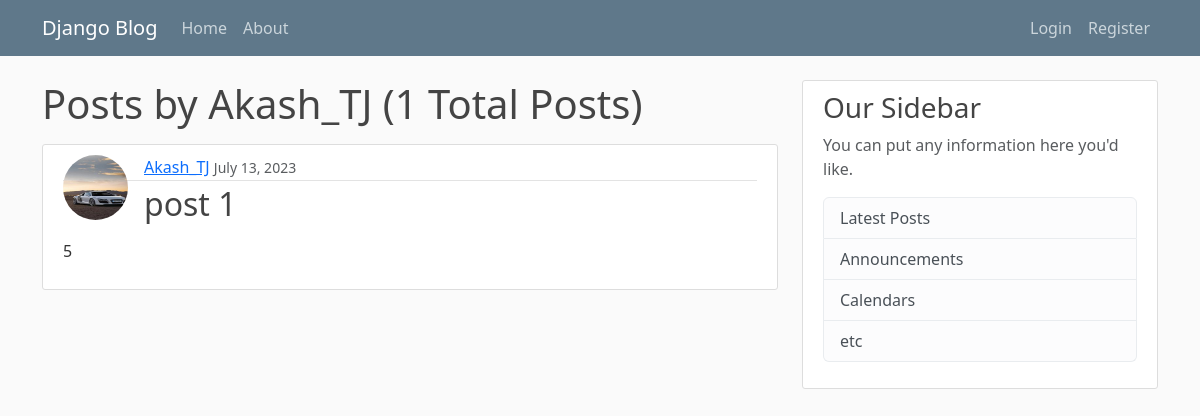
Screenshot of /user/Akash_TJ/ with the database file from the repository.
### blog/models.py (models this page shows, shortened)
class Post(models.Model):
  title = models.CharField(max_length=100)
  content = models.TextField()
  date_posted = models.DateTimeField(default=timezone.now) #dont put parenthises after timezone.now so its passed but not called
  author = models.ForeignKey(User, on_delete = models.CASCADE) #this just relates the User model to the author field, but it doesn't get the currently logged in user.

### users/models.py (models this page shows, shortened)
class Profile(models.Model):
    user = models.OneToOneField(User, on_delete=models.CASCADE)
    image = models.ImageField(default='default.jpg', upload_to='profile_pics') #store locally

### blog/views.py (the view)
# urls.py: path('user/<str:username>/', UserPostListView.as_view(), name='user-post'),
class UserPostListView(ListView): #View for an object we will be looping over to display, this must be provided
    model = Post
    template_name = 'blog/user_posts.html'
    context_object_name = 'posts'
    paginate_by = 5
    def get_queryset(self): #modify/override query_set that this view returns
        user = get_object_or_404(User, username=self.kwargs.get('username')) #get username from url using shortcut 'get_object_or_404'. variables sent in are stored as kwargs and accessed by instance of class-view via self
        return Post.objects.filter(author=user).order_by('-date_posted') #ordering was also overriden, so we add proper ordering in return here

### blog/templates/blog/user_posts.html (shortened to what this page needs)
{% extends "blog/base.html" %}
{% block content %}
  <h1 class = "mb-3" >Posts by {{view.kwargs.username}} ({{page_obj.paginator.count}} Total Posts)</h1>
  {%for post in posts%}
    <article class="media content-section">
      <img class = "float-start rounded-circle article-img" src = "{{post.author.profile.image.url}}">
      <div class="media-body">
        <div class="article-metadata">
          <a class="mr-2" href="{%url 'user-post' post.author.username%}">{{ post.author }}</a>
          <small class="text-muted">{{ post.date_posted|date:'F d, Y' }}</small>
        </div>
        <h2><a class="text-decoration-none article-title" href="{% url 'post-detail' post.pk %}">{{ post.title }}</a></h2>
        <div>
          <p class="article-content">{{ post.content }}</p>
        </div>
      </div>
    </article>
  {%endfor%}
{% endblock content %}

### blog/static/blog/main.css (style rules this page uses)
body { background: #fafafa; color: #333333; margin-top: 5rem; }
h1, h2, h3, h4, h5, h6 { color: #444444; }
.content-section { background: #ffffff; padding: 10px 20px; border: 1px solid #dddddd; border-radius: 3px; margin-bottom: 20px; }
.article-title { color: #444444; }
.article-content { white-space: pre-line; margin-top: 16px; }
.article-img { height: 65px; width: 65px; margin-right: 16px; }
.article-metadata { padding-bottom: 1px; margin-bottom: 4px; border-bottom: 1px solid #e3e3e3 }

### rows the page displays
Post: author.profile.image (placeholder picture), author "Akash_TJ", date_posted "July 13, 2023", title "post 1", content "5"

### other values shown
{{ view.kwargs.username }} "Akash_TJ"
{{ page_obj.paginator.count }} "1"
